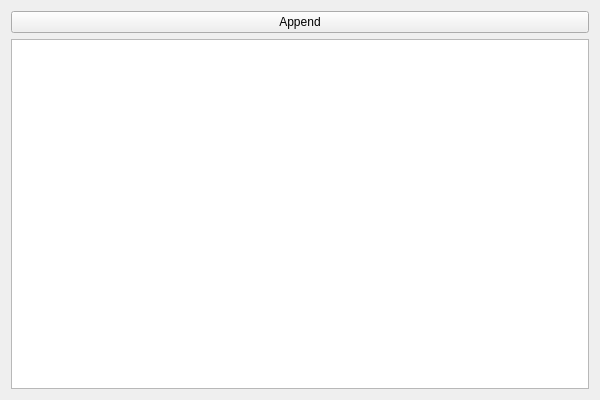
<?xml version="1.0" encoding="UTF-8"?>
<ui version="4.0">
 <class>ThreadDemoClass</class>
 <widget class="QWidget" name="ThreadDemoClass">
  <property name="geometry">
   <rect>
    <x>0</x>
    <y>0</y>
    <width>600</width>
    <height>400</height>
   </rect>
  </property>
  <property name="windowTitle">
   <string>ThreadDemo</string>
  </property>
  <layout class="QGridLayout" name="gridLayout">
   <item row="0" column="0">
    <widget class="QPushButton" name="buttonAppend">
     <property name="text">
      <string>Append</string>
     </property>
    </widget>
   </item>
   <item row="1" column="0">
    <widget class="QTextBrowser" name="textInfo"/>
   </item>
  </layout>
 </widget>
 <layoutdefault spacing="6" margin="11"/>
 <resources>
  <include location="threaddemo.qrc"/>
 </resources>
 <connections/>
</ui>
